Frame 1 (no input): blank canvas, image omitted
Frame 60 (the mouse pressed at the canvas centre just before this capture): blank canvas, image omitted
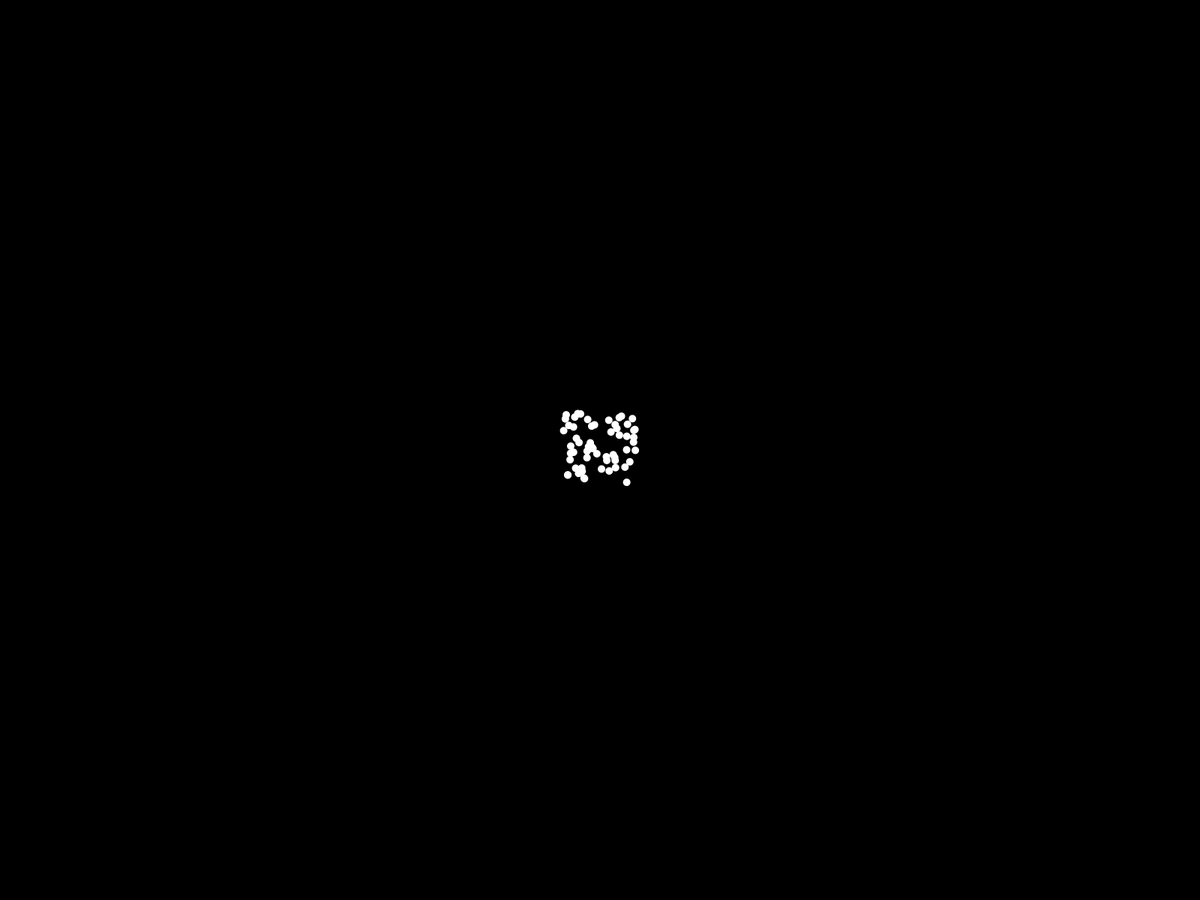
Frame 120 (the mouse held since frame 60 and released just before this capture)

The Processing sketch whose frames 1 and 60 were blank and that drew this single picture after the mouse press (run headless with seeded random() and noise(); from frame 60 on, the mouse is pressed at the canvas centre):

// Processing sketch: Space_Colonization
// ── Space_Colonization.pde
int leavesCount = 10000;
float pointSize = 10;
float lineWeight = 4;
float max_dist = 100;
float min_dist = 10;
float b_size = 100/2;


Tree tree;

void setup(){
  fullScreen();
  tree = new Tree();
  
}

void draw(){
  background(0);
  strokeWeight(lineWeight);
  if(mousePressed){
    PVector pos = new PVector(random(mouseX-b_size, mouseX+b_size), random(mouseY-b_size, mouseY+b_size));
    tree.leaves.add(new Leaf(pos));
  }
  tree.show();
  tree.grow();
}

void keyPressed(){
  if(key=='r'){
    tree.reset();
  }
}
// ── branch.pde
class Branch {
  Branch parent;
  PVector pos;
  PVector dir;
  int count = 0;
  PVector saveDir;
  float len = 5;

  Branch(PVector v, PVector d) {
    parent = null;
    pos = v.copy();
    dir = d.copy();
    saveDir = dir.copy();
  }

  Branch(Branch p) {
    parent = p;
    pos = parent.next();
    dir = parent.dir.copy();
    saveDir = dir.copy();
  }

  void reset() {
    count = 0;
    dir = saveDir.copy();
  }

  PVector next() {
    PVector v = PVector.mult(dir, len);
    PVector next = PVector.add(pos, v);
    return next;
  }
}
// ── leaf.pde
class Leaf {
  PVector pos;
  boolean reached = false;

  Leaf() {
    pos = PVector.random2D();
    pos.mult(random(width/2));
    pos.x += width/2;
    pos.y += height/2;

    //pos = new PVector(random(10, width-10), random(10, height-40));
  }
  Leaf(PVector pos) {
    this.pos = pos;

    //pos = new PVector(random(10, width-10), random(10, height-40));
  }

  void reached() {
    reached = true;
  }

  void show() {
    fill(255);
    noStroke();
    ellipse(pos.x, pos.y, pointSize, pointSize);
  }
}
// ── tree.pde
class Tree {
  ArrayList<Branch> branches;
  ArrayList<Leaf> leaves;

  Tree() {
    reset();
  }

  boolean closeEnough(Branch b) {

    for (Leaf l : leaves) {
      float d = PVector.dist(b.pos, l.pos);
      if (d < max_dist) {
        return true;
      }
    }
    return false;
  }

  void grow() {
    for (Leaf l : leaves) {
      Branch closest = null;
      PVector closestDir = null;
      float record = -1;

      for (Branch b : branches) {
        PVector dir = PVector.sub(l.pos, b.pos);
        float d = dir.mag();
        if (d < min_dist) {
          l.reached();
          closest = null;
          break;
        } else if (d > max_dist) {

        } else if (closest == null || d < record) {
          closest = b;
          closestDir = dir;
          record = d;
        }
      }
      if (closest != null) {
        closestDir.normalize();
        closest.dir.add(closestDir);
        closest.count++;
      }
    }

    for (int i = leaves.size()-1; i >= 0; i--) {
      if (leaves.get(i).reached) {
        leaves.remove(i);
      }
    }

    for (int i = branches.size()-1; i >= 0; i--) {
      Branch b = branches.get(i);
      if (b.count > 0) {
        b.dir.div(b.count);
        b.dir.normalize();
        Branch newB = new Branch(b);
        branches.add(newB);
        b.reset();
      }
    }
  }

  void show() {
    for (Leaf l : leaves) {
      l.show();
    }
    int i = 0;
    for (Branch b : branches) {
      if (b.parent != null) {
        stroke(255);
        strokeWeight(map(i, 0, branches.size(), lineWeight, 0));
        line(b.pos.x, b.pos.y, b.parent.pos.x, b.parent.pos.y);
      }
      i++;
    }
  }
  
  void reset(){
    branches = new ArrayList<Branch>();
    leaves = new ArrayList<Leaf>();
    Branch root = new Branch(new PVector(width/2, height), new PVector(0, -1));
    branches.add(root);
    Branch current = new Branch(root);
  }
}
